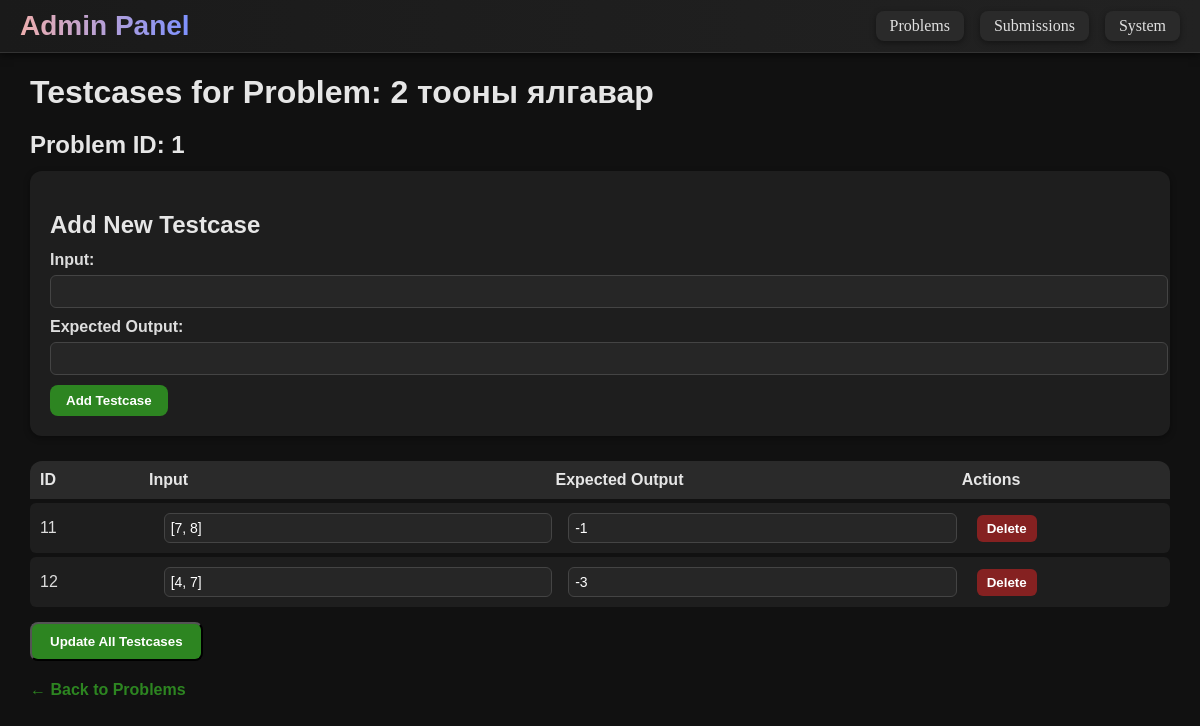
/admin/problem/1/testcases, run on an earlier commit of the app's database.
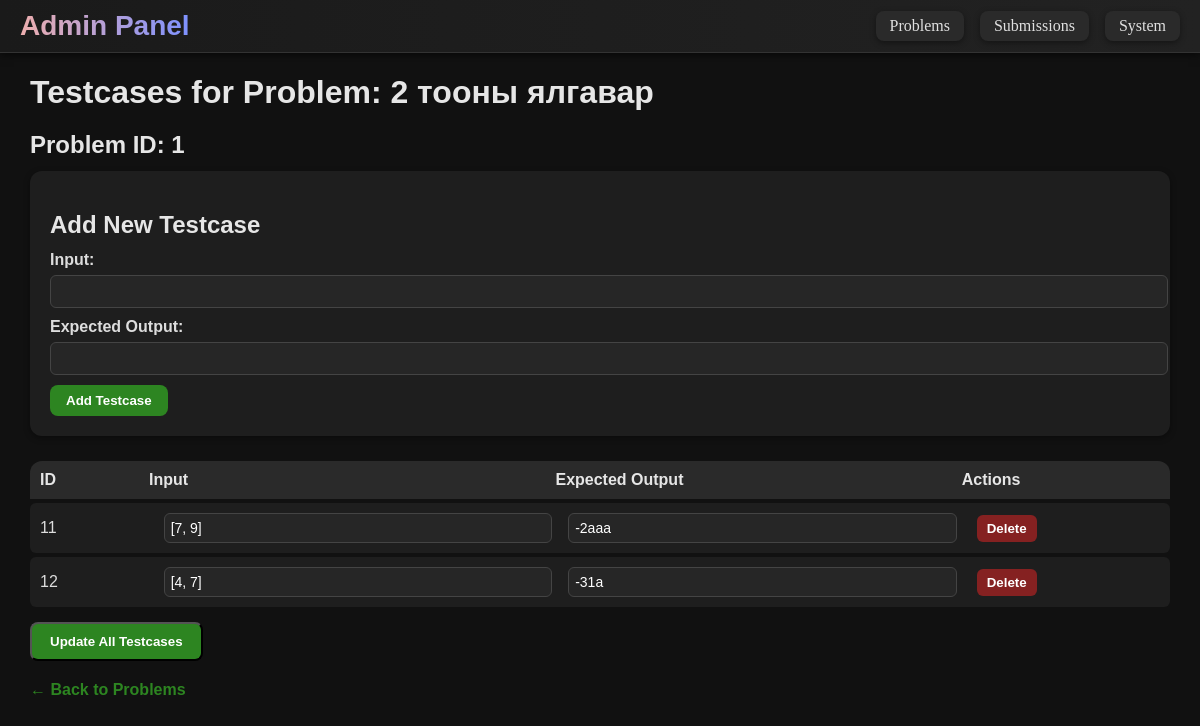
And on a later commit of the database.
### tables this page shows
CREATE TABLE test_cases (
    id INTEGER PRIMARY KEY AUTOINCREMENT,
    problem_id INTEGER,
    input TEXT NOT NULL,
    expected TEXT NOT NULL,
    FOREIGN KEY(problem_id) REFERENCES problems(id)
);

### run.py (the view)
@app.route("/admin/problem/<int:problem_id>/testcases")
def admin_testcases(problem_id):
    conn = get_db_connection()
    conn.commit()
    problem = conn.execute("SELECT * FROM problems WHERE id = ?", (problem_id,)).fetchone()
    testcases = conn.execute("SELECT * FROM test_cases WHERE problem_id = ?", (problem_id,)).fetchall()
    conn.close()
    if problem is None:
        return f"⚠️ Problem with id {problem_id} not found", 404
    return render_template("admin/adminTestcases.html", problem=problem, testcases=testcases, id=problem_id)

### run.py (called while the page is built)
def get_db_connection():
    conn = sqlite3.connect(DB_PATH)
    conn.row_factory = sqlite3.Row
    return conn

### templates/admin/adminTestcases.html (shortened to what this page needs)
{% extends "admin/admin.html" %}
{% block content %}
<div id="tc-container">
    <h1>Testcases for Problem: {{ problem['title'] }}</h1>
    <h2>Problem ID: {{ problem['id'] }}</h2>
    <div id="add-tc-form">
        <h2>Add New Testcase</h2>
        <form method="post" action="{{ url_for('add_testcase', problem_id=problem['id']) }}">
            <label>Input:</label>
            <input type="text" name="input_data" required>
            <label>Expected Output:</label>
            <input type="text" name="expected_output" required>
            <button type="submit">Add Testcase</button>
        </form>
    </div>
    {% if testcases %}
    <form method="post" action="{{ url_for('update_all_testcases', problem_id=problem['id']) }}">
        <div id="tc-header">
            <div>ID</div>
            <div>Input</div>
            <div>Expected Output</div>
            <div>Actions</div>
        </div>
        {% for tc in testcases %}
        <div class="tc-row" data-id="{{ tc['id'] }}">
            <div>{{ tc['id'] }}</div>
            <input type="text" name="input_{{ tc['id'] }}" value="{{ tc['input'] }}" required>
            <input type="text" name="expected_{{ tc['id'] }}" value="{{ tc['expected'] }}" required>
            <div class="tc-actions">
                <button type="button" class="btn-delete" onclick="deleteTestcase({{ tc['id'] }})">Delete</button>
            </div>
        </div>
        {% endfor %}
        <button type="submit" class="btn-update-all">Update All Testcases</button>
    </form>
    {% else %}
    <div class="no-tc">No testcases yet.</div>
    {% endif %}
    <a href="{{ url_for('edit_problem', id=problem['id']) }}" class="back-link">← Back to Problems</a>
</div>
{% endblock %}

What changed in the data, as far as the page shows it:
changed test_cases id 11: input "[7, 8]" → "[7, 9]"; expected "-1" → "-2aaa"
changed test_cases id 12: expected "-3" → "-31a"
